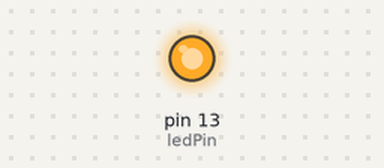
Simulated run of this sketch. Board: Arduino Uno, built with avr-gcc and run on an emulated ATmega328P. Parts: output pins drawn as LEDs (lit = HIGH).

Above: at 1.0 s.
At 3.0 s:
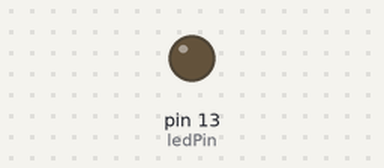
Timing chart, 0 to 5.2 s (numbered marks = the images above):
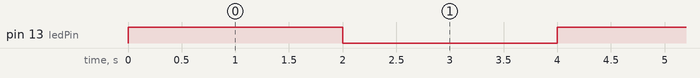

Measured:
- by itself, pin 13 (ledPin): alternates HIGH for 2.0 s and LOW for 2.0 s

The sketch:

LedYakma3.ino
```cpp
#define ledPin 13

void setup() {
  // put your setup code here, to run once:
  Serial.begin(9600);
  pinMode(ledPin,OUTPUT);

}

void loop() {
  // put your main code here, to run repeatedly:
  int x=0;
  for(x;x<10;x++){
    digitalWrite(ledPin,HIGH);
    delay(2000);
    digitalWrite(ledPin,LOW);
    delay(2000);
  }


}
```
